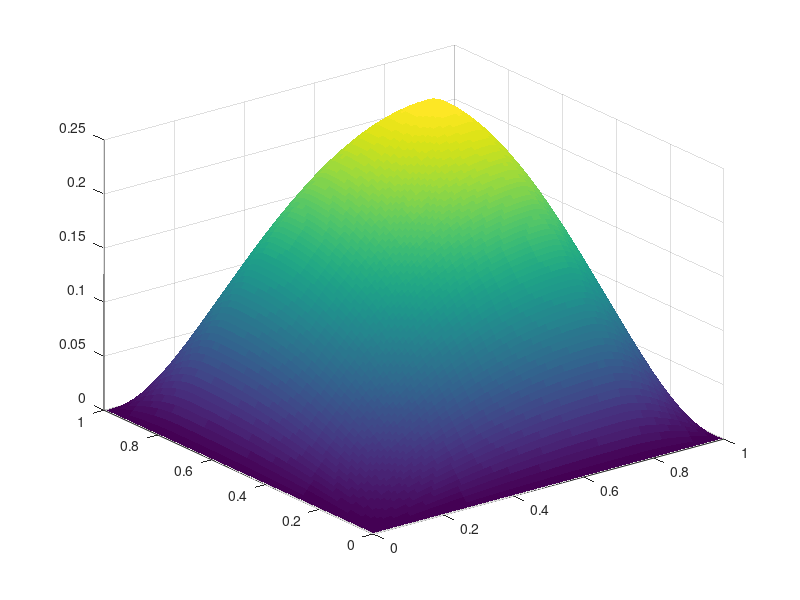

Recreate this plot in MATLAB.
function displayPsi(y0,z0)
%UNTITLED2 Summary of this function goes here
%   Detailed explanation goes here
L = 1;
H = 1;
PSI = 1;

if nargin < 2
    y0 = .75;
    z0 = .75;
end

y = linspace(0,1);
z = y;
[Y,Z] = meshgrid(y,z);
Psi = psi(Y,Z);
surf(Y,Z,Psi,'LineStyle','none');


    function PHI = phi(x,x0)
        x(x > x0) = 0;
        PHI = x.*(2.*x0-x)./(x0.^2);           
    end
    function Psi = psi(y,z)
        Psi = .25*PSI*(phi(y,y0).*phi(z,z0) + phi(y,y0).*phi(H-z,H-z0)...
            + phi(L-y,L-y0).*phi(H-z,H-z0) + phi(L-y,L-y0).*phi(z,z0));
    end
end
